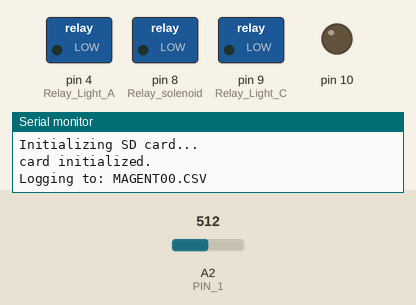
A sketch run on a simulated Arduino Uno, built with avr-gcc and run on an emulated ATmega328P. Shown: switched loads named in the sketch (green lamp = pin HIGH), output pins drawn as LEDs (lit = HIGH), the last lines printed to the serial monitor. Inputs (shaded band) come from the test bench; at power-on: A2 (PIN_1) = 512. The local clock reads 2024-03-15 10:24:30 at power-on unless the sketch sets it; storage starts empty; random numbers use the default seed unless the sketch sets one.

Above: at 0.08 s.
At 1.2 s:
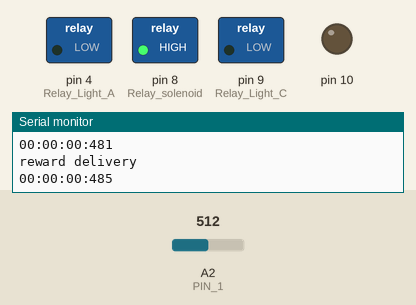
1.3 s: A2 (PIN_1) set to 900
2.8 s: A2 (PIN_1) set to 716
At 11.6 s:
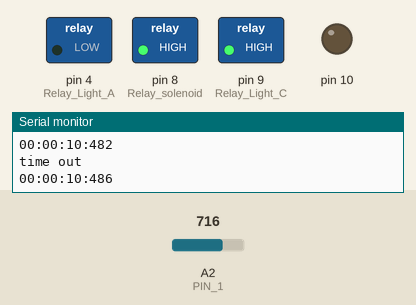
Timing chart, 0 to 11.9 s (numbered marks = the images above; inputs shaded):
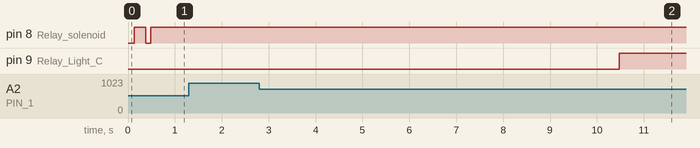

The sketch:

Phase1.ino
```cpp
//Configuration:
//1. 5v yellow LED ==> light_A: houselight
//2. 2v yellow LED (small) ==> light_C: delivery cue light
//3. center nosepoke

// behavioral paradigm:
// state 1:C on for 10 s (reward delivery)
// state 2: C off
// ITI: 60 +/- 20 s
// center nosepoke detect all the time

int Relay_Light_A = 4; //(Relay 4)
int Relay_Light_C = 9;//(relay 2)

//int TTL_Output_2 = 24; //nosepoke C
//int TTL_Output_11 = 48;//ir leak sensor - lick on
//int TTL_Output_10 = 28;// reward delivery
int Relay_solenoid = 8; //( change in this system)

int PIN_1 = A2; //Detection: nosepoke C pin

int trial_count = 1;
int current_trial = 0;
int temp_trial = 0;

boolean Light_A_Status = false;
boolean Light_C_Status = false;

boolean Lock_A = false;
boolean Lock_C = false;
boolean Nosepoke_In_C = false;
boolean nosepoke_C_voltage;

// NOSEPOKE_C : A2

unsigned long current_time = 0;
unsigned long elapsed_time = 0;
unsigned long StartTime = 0;
unsigned long timer_1 = 0;
unsigned long timed_1 = 0;
unsigned long timer_2 = 0;

char msg1[] = "trial start";
char msg2[] = "houselight on";
char msg3[] = "hosuelight off";
char msg4[] = "reward delivery";
char msg10[] = "nosepoke_C in";
char msg11[] = "nosepoke_C out";
char msg12[] = "time out";
char msg13[] = "session ends";

unsigned long randNumber;


// Function: convert raw value to voltage value,
// then decide if the voltage is below 1 or over 4
boolean nosepoke_voltage (int pin1){

  float sensorV1 = analogRead(pin1); //read voltage value from analog pin A0 (A0 for left nosepoke)
  if (sensorV1 * (5.0 / 1023.0) < 1) {
    return true;
    }
  else if (sensorV1 * (5.0 / 1023.0) > 4) {
    return false;
    }
}

void timestamp(char msg[]) {
  Serial.println(msg);
  unsigned long CurrentTime = millis();
  unsigned long ElapsedTime = CurrentTime - StartTime;
  unsigned long allSeconds= ElapsedTime/1000;
  int runHours= allSeconds/3600;
  int secsRemaining=allSeconds%3600;
  int runMinutes=secsRemaining/60;
  int runSeconds=secsRemaining%60;
  int runMilisec = ElapsedTime - runHours*60*60*100 - runMinutes*60*1000 - runSeconds*1000;
  char buf[21];
  sprintf(buf,"Timestamp: %02d:%02d:%02d:%02d",runHours,runMinutes,runSeconds,runMilisec);
  Serial.println (buf);
}

#include "Wire.h"
#include "RTClib.h"
RTC_PCF8523 RTC;
#include <SPI.h>
#include <SD.h>

// change this to match your SD shield or module;
// Adafruit SD shields and modules: pin 10
const int chipSelect = 10;

// the logging file
File logfile;

String year, month, day, hour, minute, second, date, time;

// create a function called logData (void means no return value for this function)
void logData(char msg[]) {
 Serial.println(msg);
 DateTime datetime = RTC.now();
 year = String(datetime.year(), DEC);
 month = String(datetime.month(), DEC);
 day = String(datetime.day(), DEC);
 hour = String(datetime.hour(), DEC);
 minute = String(datetime.minute(), DEC);
 second = String(datetime.second(), DEC);

 unsigned long CurrentTime = millis();
 unsigned long ElapsedTime = CurrentTime - StartTime;
 unsigned long allSeconds= ElapsedTime/1000;
 int runHours= allSeconds/3600;
 int secsRemaining=allSeconds%3600;
 int runMinutes=secsRemaining/60;
 int runSeconds=secsRemaining%60;
 int runMilisec = ElapsedTime - runHours*60*60*1000 - runMinutes*60*1000 - runSeconds*1000;
 char buf[21];
 sprintf(buf,"%02d:%02d:%02d:%02d",runHours,runMinutes,runSeconds,runMilisec);

 Serial.println(buf);
 logfile.print('"');
 logfile.print(year);
 logfile.print("/");
 logfile.print(month);
 logfile.print("/");
 logfile.print(day);
 logfile.print(" ");
 logfile.print(hour);
 logfile.print(":");
 logfile.print(minute);
 logfile.print(":");
 logfile.print(second);
 logfile.print('"');
 logfile.print(", ");
 logfile.print(msg);
 logfile.print(", ");
 logfile.print(buf);
 logfile.println();
 logfile.flush();

}

//---------------------------------------------------------------------------------
// Function: to set up Arduino board
void setup() {
  pinMode (Relay_Light_A, OUTPUT);
  pinMode (Relay_Light_C, OUTPUT);
  pinMode (Relay_solenoid, OUTPUT);
  Serial.begin (9600);
  StartTime = millis();

  // initialize the SD card
  Serial.println(F("Initializing SD card..."));
  // make sure that the default chip select pin is set to
  // output, even if you don't use it:
  pinMode(10, OUTPUT);

  // see if the card is present and can be initialized:
  if (!SD.begin(chipSelect)) {
    Serial.println("Card failed, or not present");
  }
  Serial.println("card initialized.");

  // create a new file
  char filename[] = "MAGENT00.CSV";
  for (uint8_t i = 0; i < 100; i++) {
    filename[6] = i/10 + '0';
    filename[7] = i%10 + '0';
    if (! SD.exists(filename)) {
      // only open a new file if it doesn't exist
      logfile = SD.open(filename, FILE_WRITE);
      break;  // leave the loop!
    }
  }
  if (! logfile) {
   char error("couldnt create file");
  }
  Serial.print("Logging to: ");
  Serial.println(filename);

  logfile.println("Date, Event Name, Event Time");

  // connect to RTC
  Wire.begin();
  if (!RTC.begin()) {
    logfile.println("RTC failed");
#if ECHO_TO_SERIAL
    Serial.println("RTC failed");
#endif  //ECHO_TO_SERIAL
  }
}

//----------------------------------------------------------------------
//Main Function that will be looping
void loop() {
  // put your main code here, to run repeatedly:
 if (current_trial <= 40){
    if (Lock_C == false){

        // reward delivery cue light
        digitalWrite(Relay_Light_A, LOW);
        digitalWrite(Relay_Light_C, LOW);

        digitalWrite(Relay_solenoid, LOW);
        delay (100);
        digitalWrite(Relay_solenoid, HIGH);
        delay (250);
        digitalWrite(Relay_solenoid, LOW);
        delay (100);
        digitalWrite(Relay_solenoid, HIGH);

        timer_1 = millis();
        logData(msg1);
        logData(msg4);
        Lock_C = true;
      }
//--------------------------------------------------------------------------
    // detect nosepoke_C voltage
      nosepoke_C_voltage = nosepoke_voltage (PIN_1);

    // printout nosepoke_C in/out
     if (nosepoke_C_voltage == false ) {
        if (Nosepoke_In_C == false) {
          logData(msg10);

        }
        Nosepoke_In_C = true;

      }
      else if (nosepoke_C_voltage == true) {
          if (Nosepoke_In_C == true) {
          logData(msg11);
        }
        Nosepoke_In_C = false;
        }
//-----------------------------------------------------------------------
      if (millis()-timer_1 > 10000 ){
        digitalWrite(Relay_Light_A, LOW);
        digitalWrite(Relay_Light_C, HIGH);
        logData(msg3);
        logData(msg12);

        timer_2 = millis();
        randNumber = random(4, 8)*10000;

        while (millis()-timer_2 < randNumber){

            // printout nosepoke_C in/out
            nosepoke_C_voltage = nosepoke_voltage (PIN_1);
            if (nosepoke_C_voltage == false ) {
              if (Nosepoke_In_C == false) {
                logData(msg10);
                //digitalWrite(TTL_Output_2, HIGH);
                //delay (1);
                //digitalWrite(TTL_Output_2, LOW);
              }
              Nosepoke_In_C = true;
            }
            else if (nosepoke_C_voltage == true) {
                if (Nosepoke_In_C == true) {
                logData(msg11);
              }
              Nosepoke_In_C = false;
              }
        }
 //---------------------------------------------------end of while loop
        Lock_C = false;
        current_trial += 1;
        }
 }
        else if (current_trial >= 41){
        digitalWrite(Relay_Light_A, HIGH);
        logData(msg13);
        while (1);
 }

 delay(1);
}
```
